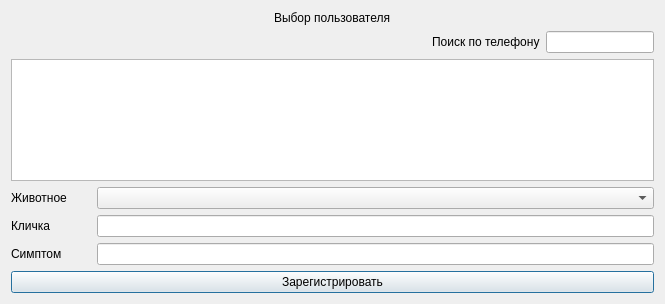
<?xml version="1.0" encoding="UTF-8"?>
<ui version="4.0">
 <class>registerAnimal</class>
 <widget class="QDialog" name="registerAnimal">
  <property name="geometry">
   <rect>
    <x>0</x>
    <y>0</y>
    <width>665</width>
    <height>304</height>
   </rect>
  </property>
  <property name="windowTitle">
   <string>Dialog</string>
  </property>
  <layout class="QVBoxLayout" name="verticalLayout_2">
   <item>
    <layout class="QVBoxLayout" name="verticalLayout">
     <item alignment="Qt::AlignHCenter">
      <widget class="QLabel" name="label">
       <property name="text">
        <string>Выбор пользователя</string>
       </property>
      </widget>
     </item>
     <item>
      <layout class="QHBoxLayout" name="horizontalLayout_4">
       <item>
        <spacer name="horizontalSpacer">
         <property name="orientation">
          <enum>Qt::Horizontal</enum>
         </property>
         <property name="sizeHint" stdset="0">
          <size>
           <width>40</width>
           <height>20</height>
          </size>
         </property>
        </spacer>
       </item>
       <item alignment="Qt::AlignLeft">
        <widget class="QLabel" name="label_2">
         <property name="maximumSize">
          <size>
           <width>140</width>
           <height>16777215</height>
          </size>
         </property>
         <property name="text">
          <string>Поиск по телефону</string>
         </property>
        </widget>
       </item>
       <item alignment="Qt::AlignLeft">
        <widget class="QLineEdit" name="lineEdit_searchTelephone">
         <property name="maximumSize">
          <size>
           <width>130</width>
           <height>16777215</height>
          </size>
         </property>
        </widget>
       </item>
      </layout>
     </item>
     <item>
      <widget class="QTableWidget" name="tableWidget_users"/>
     </item>
    </layout>
   </item>
   <item>
    <layout class="QHBoxLayout" name="horizontalLayout_3">
     <item>
      <widget class="QLabel" name="label_animal">
       <property name="maximumSize">
        <size>
         <width>80</width>
         <height>16777215</height>
        </size>
       </property>
       <property name="text">
        <string>Животное</string>
       </property>
      </widget>
     </item>
     <item>
      <widget class="QComboBox" name="comboBox_animals"/>
     </item>
    </layout>
   </item>
   <item>
    <layout class="QHBoxLayout" name="horizontalLayout_2">
     <item>
      <widget class="QLabel" name="label_name">
       <property name="minimumSize">
        <size>
         <width>80</width>
         <height>0</height>
        </size>
       </property>
       <property name="maximumSize">
        <size>
         <width>80</width>
         <height>16777215</height>
        </size>
       </property>
       <property name="text">
        <string>Кличка</string>
       </property>
      </widget>
     </item>
     <item>
      <widget class="QLineEdit" name="lineEdit_name">
       <property name="maximumSize">
        <size>
         <width>700</width>
         <height>16777215</height>
        </size>
       </property>
      </widget>
     </item>
    </layout>
   </item>
   <item>
    <layout class="QHBoxLayout" name="horizontalLayout">
     <item>
      <widget class="QLabel" name="label_sympthom">
       <property name="minimumSize">
        <size>
         <width>80</width>
         <height>0</height>
        </size>
       </property>
       <property name="text">
        <string>Симптом</string>
       </property>
      </widget>
     </item>
     <item>
      <widget class="QLineEdit" name="lineEdit_sympthom"/>
     </item>
    </layout>
   </item>
   <item>
    <widget class="QPushButton" name="button_registrationAnimal">
     <property name="text">
      <string>Зарегистрировать</string>
     </property>
    </widget>
   </item>
  </layout>
 </widget>
 <resources/>
 <connections/>
</ui>
